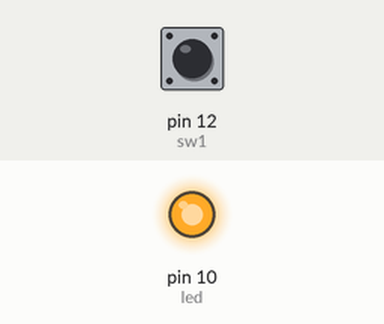
The sketch below on a simulated Arduino Uno, built with avr-gcc and run on an emulated ATmega328P. On the bench: output pins drawn as LEDs (lit = HIGH). Dashed ring = blinking. Inputs (shaded band) come from the test bench; at power-on: pin 12 (sw1) HIGH.

Above: at 1.2 s.
1.3 s: pin 12 (sw1) pulled LOW for 1 s
At 1.55 s:
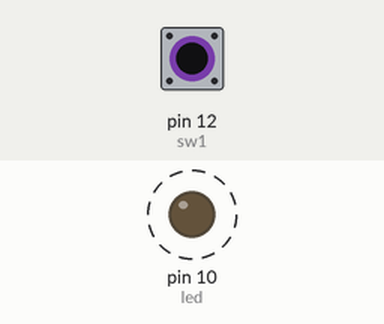
4.3 s: pin 12 (sw1) pulled LOW for 3.2 s
At 8.4 s:
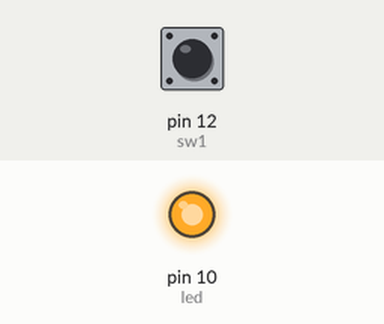
Timing chart, 0 to 9.9 s (numbered marks = the images above; inputs shaded):
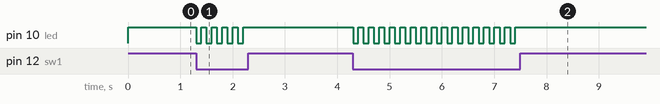

The sketch:

led.ino
```cpp
int sw1 = 12;
int led = 10;
int t;

void setup() {
  pinMode(led, OUTPUT);
  pinMode(sw1, INPUT_PULLUP);
  //sw를 인풋_풀업으로 하여 스위치가 열려있다면 HIGH
  //스위치가 닫혀있다면 LOW값을 반환
  digitalWrite(led, HIGH);
  t = 1;
}

void ledTurn() {
  if (t==0) {
    digitalWrite(led,HIGH);
    t = 1;
  } else if (t==1) {
      digitalWrite(led,LOW);
      t = 0;
  }
}

void loop() {
  if(digitalRead(sw1) == LOW) //스위치가 눌리면
    ledTurn(); //led On
    delay(100);
}
```

Measured:
- after the input at 1.3 s, pin 10 (led): alternates HIGH for 0.10 s and LOW for 0.10 s, 10 changes in all, then stays HIGH, starting at once
- after the input at 4.3 s, pin 10 (led): alternates HIGH for 0.10 s and LOW for 0.10 s, 32 changes in all, then stays HIGH, starting at once
